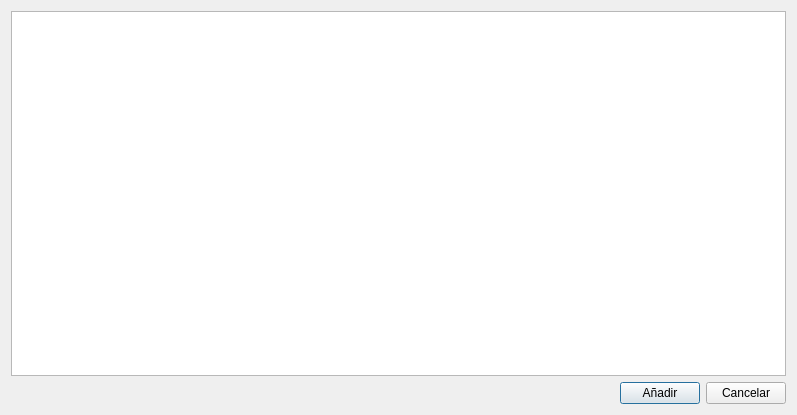
<?xml version="1.0" encoding="UTF-8"?>
<ui version="4.0">
 <class>Frmanalitica2</class>
 <widget class="QDialog" name="Frmanalitica2">
  <property name="geometry">
   <rect>
    <x>0</x>
    <y>0</y>
    <width>797</width>
    <height>415</height>
   </rect>
  </property>
  <property name="windowTitle">
   <string>Añadir campos de analítica</string>
  </property>
  <property name="windowIcon">
   <iconset>
    <normaloff>:/Icons/PNG/Maya.png</normaloff>:/Icons/PNG/Maya.png</iconset>
  </property>
  <layout class="QGridLayout" name="gridLayout">
   <item row="1" column="1">
    <widget class="QPushButton" name="btnAnadir">
     <property name="text">
      <string>Añadir</string>
     </property>
     <property name="icon">
      <iconset resource="../maya.qrc">
       <normaloff>:/Icons/PNG/add.png</normaloff>:/Icons/PNG/add.png</iconset>
     </property>
    </widget>
   </item>
   <item row="1" column="2">
    <widget class="QPushButton" name="btnCancelar">
     <property name="text">
      <string>Cancelar</string>
     </property>
     <property name="icon">
      <iconset resource="../maya.qrc">
       <normaloff>:/Icons/PNG/undo.png</normaloff>:/Icons/PNG/undo.png</iconset>
     </property>
    </widget>
   </item>
   <item row="1" column="0">
    <spacer name="horizontalSpacer">
     <property name="orientation">
      <enum>Qt::Horizontal</enum>
     </property>
     <property name="sizeHint" stdset="0">
      <size>
       <width>40</width>
       <height>20</height>
      </size>
     </property>
    </spacer>
   </item>
   <item row="0" column="0" colspan="3">
    <widget class="QTableWidget" name="tabla"/>
   </item>
  </layout>
 </widget>
 <resources>
  <include location="../maya.qrc"/>
 </resources>
 <connections/>
</ui>
